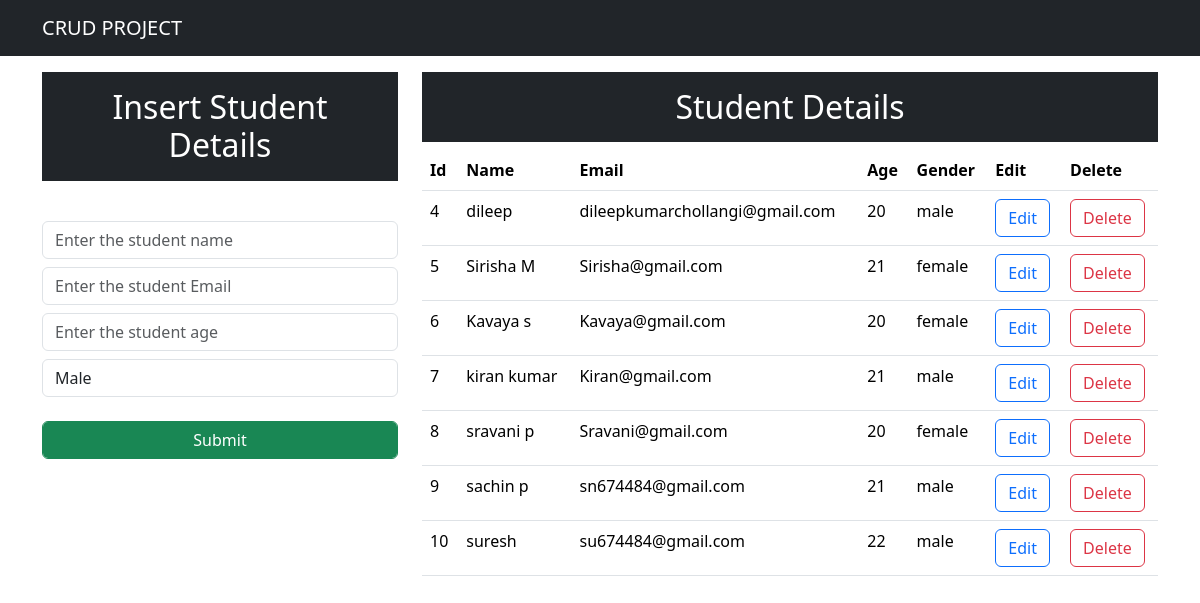
Before: / with the older database file.
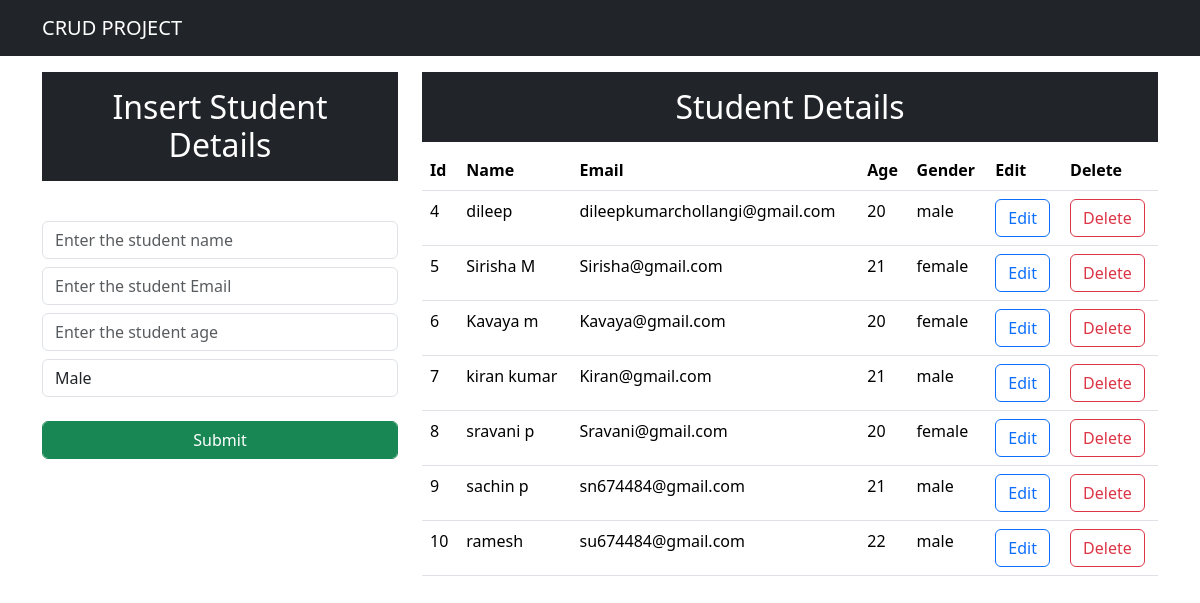
After: the same page with the newer database file.
### app/models.py (models this page shows, shortened)
class Student(models.Model):
    name=models.CharField(max_length=25,blank=False)
    email=models.EmailField()
    age=models.IntegerField()
    gender=models.CharField(max_length=25,blank=False)

### app/views.py (the view)
# urls.py: path('',views.index,name="index"),
def index(request):
    data=Student.objects.all()
    context={"data":data}
    return render(request,"index.html",context)

### templates/index.html (shortened to what this page needs)
<!DOCTYPE html>
<html lang="en">
<head>
    <link href="https://cdn.jsdelivr.net/npm/bootstrap@5.3.3/dist/css/bootstrap.min.css" rel="stylesheet">
</head>
<body>
    <nav class="navbar navbar-expand-lg navbar-dark bg-dark">
        <div class="container">
        <a class="navbar-brand" href="#">CRUD PROJECT</a>
    </div>
    </nav>
    <div class="container mt-3">
        <div class="row">
            <div class="col-md-4">
                <h2 class="text-white bg-dark text-center p-3">Insert Student Details</h2>
                <br>
                <form action="/insert" method="post"> {% csrf_token %}
                    <div class="form-group">
                    <input type="text" class="form-control mt-2" placeholder="Enter the student name" name="name" required>
                </div>
                <div class="form-group">
                    <input type="email" class="form-control mt-2" placeholder="Enter the student Email" name="email" required>
            </div>
            <div class="form-group">
                <input type="text" class="form-control mt-2" placeholder="Enter the student age" name="age" required>
            </div>
            <div class="form-group">
            <select name="gender" class="form-control mt-2" id="gender">
                <option value="male">Male</option>
            </select>
        </div>
                <br>
                <div class="d-grid gap-2">
                    <button class="btn btn-success form-control">Submit</button>
                </div>
            </form>
            </div>
            <div class="col-md-8">
                <h2 class="text-center text-white bg-dark p-3">Student Details</h2>
                <table class="table">
                    <thead>
                        <tr>
                            <th>Id</th>
                            <th>Name</th>
                            <th>Email</th>
                            <th>Age</th>
                            <th>Gender</th>
                            <th>Edit</th>
                            <th>Delete</th>
                        </tr>
                    </thead>
                    <tbody>
                        {% for d in data %}
                        <tr>
                            <td>{{d.id}}</td>
                            <td>{{d.name}}</td>
                            <td>{{d.email}}</td>
                            <td>{{d.age}}</td>
                            <td>{{d.gender}}</td>
                            <td><a button href="/update/{{d.id}}" class="btn btn-outline-primary">Edit</a></button></td>
                            <td><a button href="/delete/{{d.id}}" class="btn btn-outline-danger">Delete</a></button></td>
                        </tr>
                         {% endfor %}
                    </tbody>
                </table>
            </div>
        </div>
    </div>
</body>
</html>

Changed rows visible on the page:
changed Student "Kavaya@gmail.com": name "Kavaya s" → "Kavaya m"
changed Student "su674484@gmail.com": name "suresh" → "ramesh"
